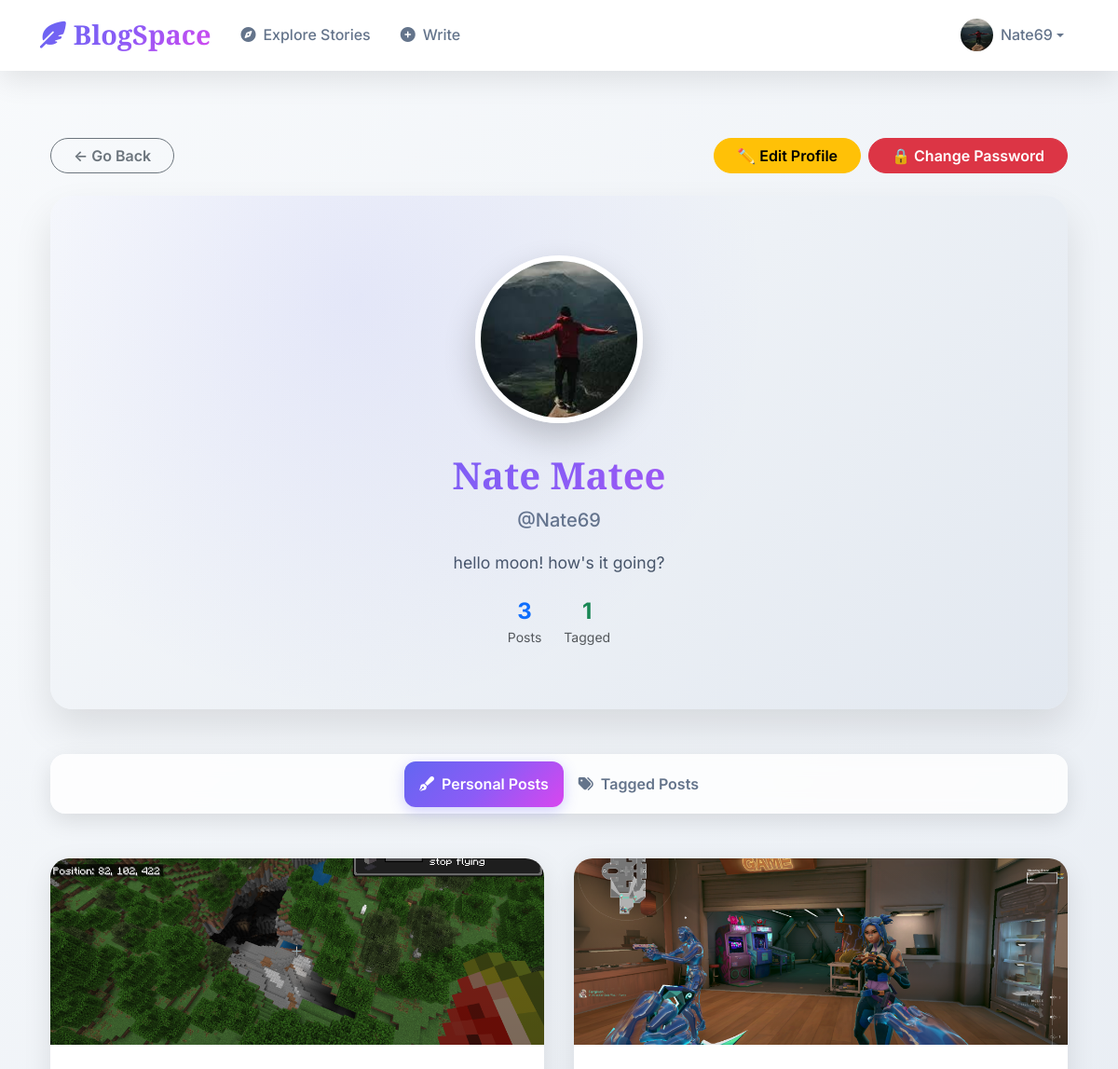
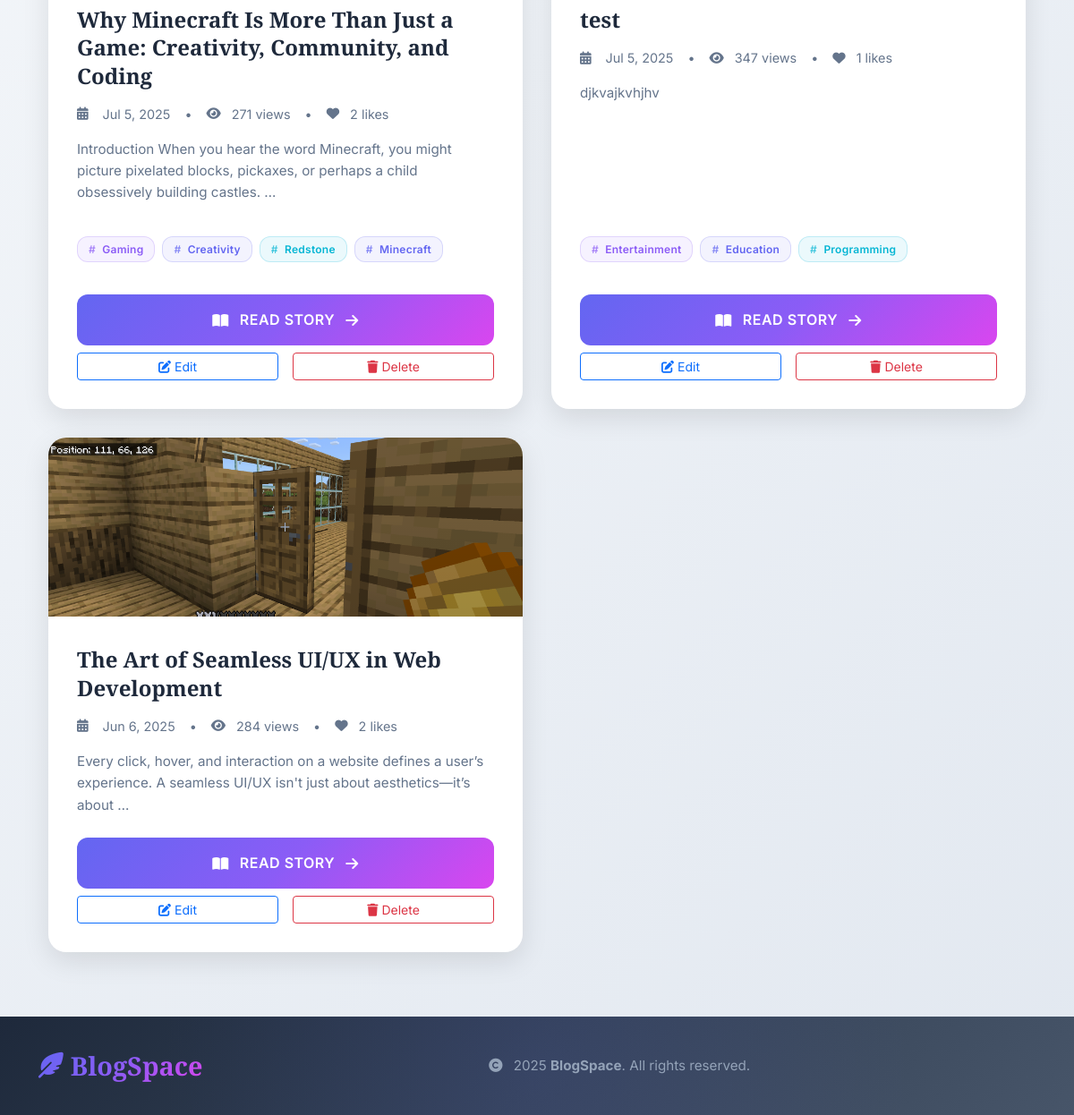
The app's page /profile/Nate69/ (signed in) with its own data (2 pictures, top to bottom).
### blog/models.py (models this page shows, shortened)
class Profile(models.Model):
    user = models.OneToOneField(User, on_delete=models.CASCADE)
    bio = models.TextField(blank=True)
    profile_picture = models.ImageField(upload_to='profile_pics/', blank=True)

class Post(models.Model):
    title = models.CharField(max_length=255)
    content = models.TextField()
    author = models.ForeignKey(User, on_delete=models.CASCADE)
    tagged_authors = models.ManyToManyField(User, related_name="tagged_posts", blank=True)
    tags = models.ManyToManyField(Tag, blank=True)
    image = models.ImageField(upload_to='post_images/', blank=True)  # New image field
    created_at = models.DateTimeField(auto_now_add=True)
    updated_at = models.DateTimeField(auto_now=True)
    likes = models.ManyToManyField(User, related_name="liked_posts", blank=True)
    def total_likes(self):
        return self.likes.count()

class Tag(models.Model):
    name = models.CharField(max_length=50, unique=True)

### blog/views.py (the view)
# urls.py: path('profile/<str:username>/', author_profile, name='author_profile'),
@login_required
def author_profile(request, username):
    author = get_object_or_404(User, username=username)
    own_posts = Post.objects.filter(author=author).order_by("-created_at")
    tagged_posts = Post.objects.filter(tagged_authors=author).order_by("-created_at")
    is_own_profile = request.user == author  # Check if it's the authenticated user's profile
    initial_own_posts = own_posts[:6]
    initial_tagged_posts = tagged_posts[:6]
    has_more_own = own_posts.count() > 6
    has_more_tagged = tagged_posts.count() > 6
    return render(request, "blog/author_profile.html", {
        "author": author,
        "own_posts": initial_own_posts,
        "tagged_posts": initial_tagged_posts,
        "is_own_profile": is_own_profile,
        "has_more_own": has_more_own,
        "has_more_tagged": has_more_tagged,
        "total_own_posts": own_posts.count(),
        "total_tagged_posts": tagged_posts.count(),
    })

### blog/templates/blog/author_profile.html (shortened to what this page needs)
{% extends "blog/base.html" %}
{% block content %}
<div class="container my-5">
  <div class="d-flex justify-content-between align-items-center mb-4 flex-wrap gap-3">
    <a href="javascript:history.back()" class="btn btn-outline-secondary rounded-pill px-4 fw-semibold">
      ← Go Back
    </a>
    {% if user == author %}
    <div class="d-flex gap-2 flex-wrap">
      <a href="{% url 'edit_profile' %}" class="btn btn-warning rounded-pill px-4 fw-semibold">
        ✏️ Edit Profile
      </a>
      <a href="{% url 'change_password' %}" class="btn btn-danger rounded-pill px-4 fw-semibold">
        🔒 Change Password
      </a>
    </div>
    {% endif %}
  </div>
  <section class="profile-header mb-5">
    <div class="profile-avatar">
      {% if author.profile.profile_picture %}
        <img src="{{ author.profile.profile_picture.url }}" alt="{{ author.username }} profile picture">
      {% endif %}
    </div>
    <h1 class="profile-name">
      {% if author.first_name or author.last_name %}
        {{ author.first_name }} {{ author.last_name }}
      {% else %}
        {{ author.username }}
      {% endif %}
    </h1>
    <p class="profile-username">@{{ author.username }}</p>
    {% if author.profile.bio %}
      <p class="profile-bio">{{ author.profile.bio }}</p>
    {% else %}
      <p class="profile-bio text-muted">This user hasn’t added a bio yet.</p>
    {% endif %}
    <div class="row mt-4 justify-content-center">
      <div class="col-auto">
        <div class="text-center">
          <div class="h4 mb-0 fw-bold text-primary">{{ total_own_posts }}</div>
          <small class="text-muted">Posts</small>
        </div>
      </div>
      <div class="col-auto">
        <div class="text-center">
          <div class="h4 mb-0 fw-bold text-success">{{ total_tagged_posts }}</div>
          <small class="text-muted">Tagged</small>
        </div>
      </div>
    </div>
  </section>
  <ul class="nav nav-tabs justify-content-center mb-5" id="blogsTab" role="tablist">
    <li class="nav-item" role="presentation">
      <button class="nav-link active fw-semibold" id="personal-tab" data-bs-toggle="tab" data-bs-target="#personal" type="button" role="tab" aria-controls="personal" aria-selected="true">
        <i class="fas fa-pen-fancy me-2"></i>Personal Posts
      </button>
    </li>
    <li class="nav-item" role="presentation">
      <button class="nav-link fw-semibold" id="tagged-tab" data-bs-toggle="tab" data-bs-target="#tagged" type="button" role="tab" aria-controls="tagged" aria-selected="false">
        <i class="fas fa-tags me-2"></i>Tagged Posts
      </button>
    </li>
  </ul>
  <div class="tab-content" id="blogsTabContent">
    <div class="tab-pane fade show active" id="personal" role="tabpanel" aria-labelledby="personal-tab">
      {% if own_posts %}
        <div class="posts-grid" id="personal-posts-grid">
          {% for post in own_posts %}
            <article class="post-card">
              <div class="post-image">
                {% if post.image %}
                  <img src="{{ post.image.url }}" alt="{{ post.title }}" loading="lazy">
                {% else %}
                  <div class="d-flex align-items-center justify-content-center bg-light h-100">
                    <i class="fas fa-image text-muted" style="font-size: 3rem;"></i>
                  </div>
                {% endif %}
                <div class="post-image-overlay"></div>
              </div>
              <div class="post-content">
                <a href="{% url 'post_detail' post.id %}" class="post-title">
                  {{ post.title }}
                </a>
                <div class="post-meta">
                  <i class="fas fa-calendar-alt me-2"></i>
                  {{ post.created_at|date:"M j, Y" }}
                  <span class="mx-2">•</span>
                  <i class="fas fa-eye me-1"></i>
                  {{ post.views.count }} views
                  <span class="mx-2">•</span>
                  <i class="fas fa-heart me-1"></i>
                  {{ post.total_likes }} likes
                </div>
                <p class="post-excerpt">{{ post.content|truncatewords:20 }}</p>
                {% if post.tags.all %}
                  <div class="post-tags">
                    {% for tag in post.tags.all %}
                      <a href="{% url 'posts_page' %}?tag={{ tag.name }}" class="tag-badge">
                        {{ tag.name }}
                      </a>
                    {% endfor %}
                  </div>
                {% endif %}
                <div class="post-actions">
                  <a href="{% url 'post_detail' post.id %}" class="post-btn">
                    <i class="fas fa-book-open"></i>
                    <span>Read Story</span>
                    <i class="fas fa-arrow-right"></i>
                  </a>
                  {% if user == post.author %}
                    <div class="author-actions mt-2">
                      <a href="{% url 'edit_post' post.id %}" class="btn btn-outline-primary btn-sm me-2">
                        <i class="fas fa-edit me-1"></i>Edit
                      </a>
                      <button class="btn btn-outline-danger btn-sm" onclick="confirmDelete({{ post.id }})">
                        <i class="fas fa-trash me-1"></i>Delete
                      </button>
                    </div>
                  {% endif %}
                </div>
              </div>
            </article>
          {% endfor %}
        </div>
      {% endif %}
    </div>
  </div>
</div>
{% endblock %}

### blog/templates/blog/base.html (shortened to what this page needs)
<!DOCTYPE html>
<html lang="en">
<head>
    <link href="https://cdn.jsdelivr.net/npm/bootstrap@5.3.0/dist/css/bootstrap.min.css" rel="stylesheet">
    <link rel="stylesheet" href="https://cdnjs.cloudflare.com/ajax/libs/font-awesome/6.4.0/css/all.min.css">
</head>
<body>
    <nav class="navbar navbar-expand-lg modern-navbar">
        <div class="container">
            <a class="navbar-brand" href="{% url 'home' %}">
                <i class="fas fa-feather-alt me-2"></i>BlogSpace
            </a>
            <div class="collapse navbar-collapse" id="navbarNav">
                <ul class="navbar-nav me-auto d-none d-lg-flex">
                    <li class="nav-item">
                        <a class="nav-link" href="{% url 'posts_page' %}">
                            <i class="fas fa-compass me-2"></i>Explore Stories
                        </a>
                    </li>
                    {% if user.is_authenticated %}
                        <li class="nav-item">
                            <a class="nav-link" href="{% url 'create_post' %}">
                                <i class="fas fa-plus-circle me-2"></i>Write
                            </a>
                        </li>
                    {% endif %}
                </ul>
                <ul class="navbar-nav ms-auto">
                    {% if user.is_authenticated %}
                        <li class="nav-item dropdown">
                            <a class="nav-link dropdown-toggle d-flex align-items-center" id="userDropdown" data-bs-toggle="dropdown" role="button" aria-expanded="false">
                                {% if user.profile.profile_picture %}
                                    <img src="{{ user.profile.profile_picture.url }}" class="rounded-circle me-2 profile-img" width="35" height="35" alt="Profile Picture">
                                {% else %}
                                    <div class="rounded-circle me-2 profile-img d-flex align-items-center justify-content-center" style="width: 35px; height: 35px; background: var(--primary-gradient); color: white; font-weight: bold;">
                                        {{ user.username|first|upper }}
                                    </div>
                                {% endif %}
                                <span class="d-none d-md-inline">{{ user.username }}</span>
                            </a>
                        </li>
                    {% endif %}
                </ul>
            </div>
        </div>
    </nav>
    <main class="container py-4">
        {% block content %}{% endblock %}
    </main>
    <footer class="modern-footer">
        <div class="container">
            <div class="footer-content">
                <a href="{% url 'home' %}" class="footer-brand">
                    <i class="fas fa-feather-alt me-2"></i>BlogSpace
                </a>
                <div class="footer-copyright">
                    <i class="fas fa-copyright me-2"></i>
                    2025 <strong>BlogSpace</strong>. All rights reserved.
                </div>
            </div>
        </div>
    </footer>
</body>
</html>

### blog/templates/blog/base.html (style rules this page uses)
:root { --primary-gradient: linear-gradient(135deg, #6366f1 0%, #8b5cf6 50%, #d946ef 100%); --secondary-gradient: linear-gradient(135deg, #06b6d4 0%, #3b82f6 50%, #8b5cf6 100%); --dark-gradient: linear-gradient(135deg, #1e293b 0%, #334155 50%, #475569 100%); --glass-bg: rgba(255, 255, 255, 0.1); --glass-border: rgba(255, 255, 255, 0.2); }
html, body { height: 100%; margin: 0; }
body { display: flex; flex-direction: column; font-family: 'Inter', -apple-system, BlinkMacSystemFont, 'Segoe UI', sans-serif; background: linear-gradient(135deg, #f8fafc 0%, #e2e8f0 100%); line-height: 1.6; }
main { flex: 1; }
.modern-navbar { background: rgba(255, 255, 255, 0.95); backdrop-filter: blur(20px); border-bottom: 1px solid rgba(255, 255, 255, 0.2); box-shadow: 0 8px 32px rgba(0, 0, 0, 0.1); transition: all 0.3s ease; position: sticky; top: 0; z-index: 1000; }
.navbar-brand { font-family: 'Playfair Display', serif; font-size: 1.8rem; font-weight: 700; background: var(--primary-gradient); -webkit-background-clip: text; -webkit-text-fill-color: transparent; background-clip: text; text-decoration: none; transition: all 0.3s ease; }
.nav-link { color: #64748b !important; font-weight: 500; text-decoration: none !important; padding: 0.75rem 1rem !important; border-radius: 12px; transition: all 0.3s ease; position: relative; overflow: hidden; }
.nav-link::before { content: ''; position: absolute; top: 0; left: -100%; width: 100%; height: 100%; background: var(--primary-gradient); transition: left 0.3s ease; z-index: -1; opacity: 0.1; }
.nav-link.active { background: var(--primary-gradient); color: white !important; }
.profile-img { border: 2px solid var(--primary-gradient); transition: all 0.3s ease; }
.modern-footer { background: var(--dark-gradient); color: white; padding: 2rem 0; margin-top: auto; position: relative; overflow: hidden; width: 100%; flex-shrink: 0; }
.modern-footer::before { content: ''; position: absolute; top: 0; left: 0; right: 0; bottom: 0; background: radial-gradient(circle at 50% 50%, rgba(99, 102, 241, 0.1) 0%, transparent 70%); pointer-events: none; }
.footer-content { position: relative; z-index: 2; display: flex; align-items: center; justify-content: space-between; width: 100%; }
.footer-brand { font-family: 'Playfair Display', serif; font-size: 1.8rem; font-weight: 700; background: var(--primary-gradient); -webkit-background-clip: text; -webkit-text-fill-color: transparent; background-clip: text; display: flex; align-items: center; text-decoration: none; transition: all 0.3s ease; }
.footer-copyright { color: #94a3b8; font-size: 0.95rem; font-weight: 400; text-align: center; flex: 1; }

### records on screen
Post: image (picture), title "Why Minecraft Is More Than Just a Game: Creativity, Community, and Coding", created_at "Jul 5, 2025", views.count "271", total_likes "2", content "Introduction When you hear the word Minecraft, you might picture pixelated blocks, pickaxes, or perhaps a child obsessively building castles. …"
Tag: name "Gaming"
Tag: name "Creativity"
Tag: name "Redstone"
Tag: name "Minecraft"
Post: image (picture), title "test", created_at "Jul 5, 2025", views.count "347", total_likes "1", content "djkvajkvhjhv"
Tag: name "Entertainment"
Tag: name "Education"
Tag: name "Programming"
Post: image (picture), title "The Art of Seamless UI/UX in Web Development", created_at "Jun 6, 2025", views.count "284", total_likes "2", content "Every click, hover, and interaction on a website defines a user’s experience. A seamless UI/UX isn't just about aesthetics—it’s about …"

### other values on screen
{{ user.username }} "Nate69"
{{ author.first_name }} "Nate"
{{ author.last_name }} "Matee"
{{ author.username }} "Nate69"
{{ author.profile.bio }} "hello moon! how's it going?"
{{ total_own_posts }} "3"
{{ total_tagged_posts }} "1"
